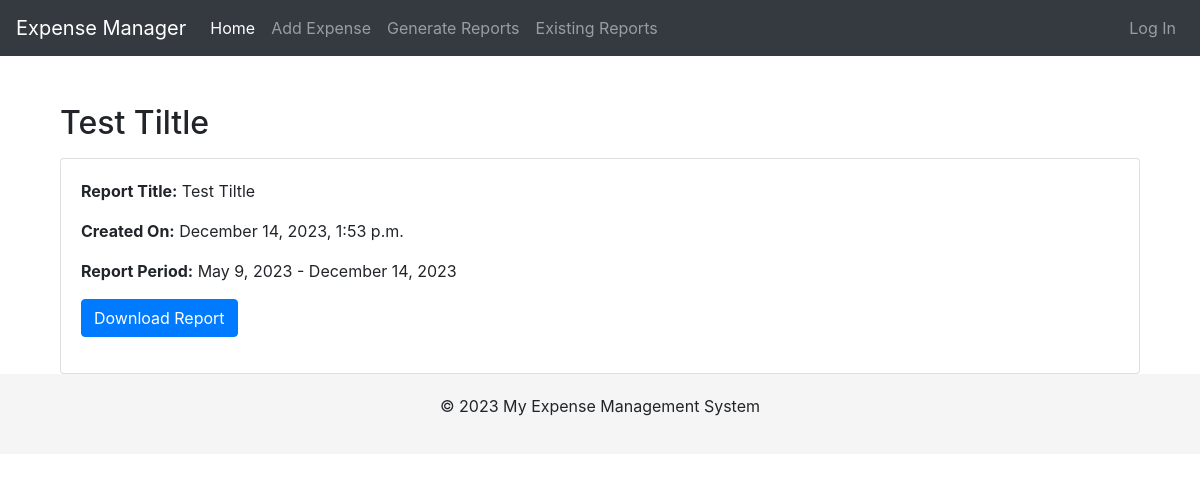
The app's page /report/107/ with its own data.
### expenses/models.py (models this page shows, shortened)
class Report(models.Model):
    user = models.ForeignKey(User, on_delete=models.CASCADE)
    title = models.CharField(max_length=100, blank=True)
    created_date = models.DateTimeField(auto_now_add=True)
    report_file = models.FileField(upload_to='reports/', blank=True, null=True)
    unique_id = models.UUIDField(default=uuid.uuid4, editable=False, unique=True)
    start_date = models.DateField(null=True, blank=True)
    end_date = models.DateField(null=True, blank=True)

### expenses/views.py (the view)
# urls.py: path('report/<int:report_id>/', report_detail, name='report_detail'),
def report_detail(request, report_id):
    report = get_object_or_404(Report, pk=report_id)
    default_title = f"Report from {report.start_date.strftime('%B %d, %Y')} to {report.end_date.strftime('%B %d, %Y')}"
    show_report_period = report.title != default_title
    context = {
        'report': report,
        'show_report_period': show_report_period,
    }
    return render(request, 'expenses/report_detail.html', context)

### expenses/templates/expenses/report_detail.html
{% extends 'base.html' %}
{% block content %}
<div class="container mt-4">
    <h2 class="mb-3">{{ report.title }}</h2>
    <div class="card">
        <div class="card-body">
            <p><strong>Report Title:</strong> {{ report.title }}</p>
            <p><strong>Created On:</strong> {{ report.created_date|date:"F j, Y, P" }}</p>
            {% if show_report_period %}
                <p><strong>Report Period:</strong> {{ report.start_date|date:"F j, Y" }} - {{ report.end_date|date:"F j, Y" }}</p>
            {% endif %}
            {% if report.report_file %}
                <p><a href="{{ report.report_file.url }}" class="btn btn-primary">Download Report</a></p>
            {% else %}
                <p>No file attached to this report.</p>
            {% endif %}
        </div>
    </div>
</div>
{% endblock %}

### templates/base.html (style rules this page uses)
body { padding-top: 5rem; }

### records on screen
Report: title "Test Tiltle", created_date "December 14, 2023, 1:53 p.m.", start_date "May 9, 2023", end_date "December 14, 2023"
